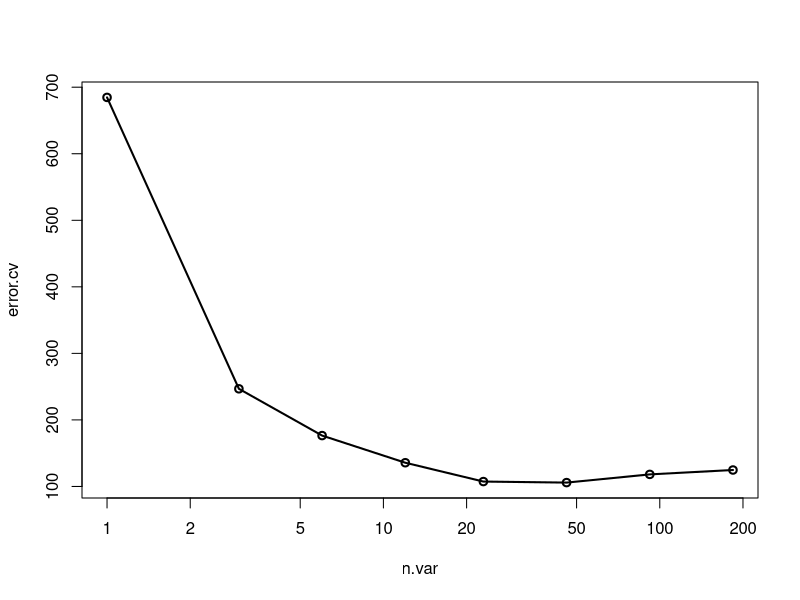
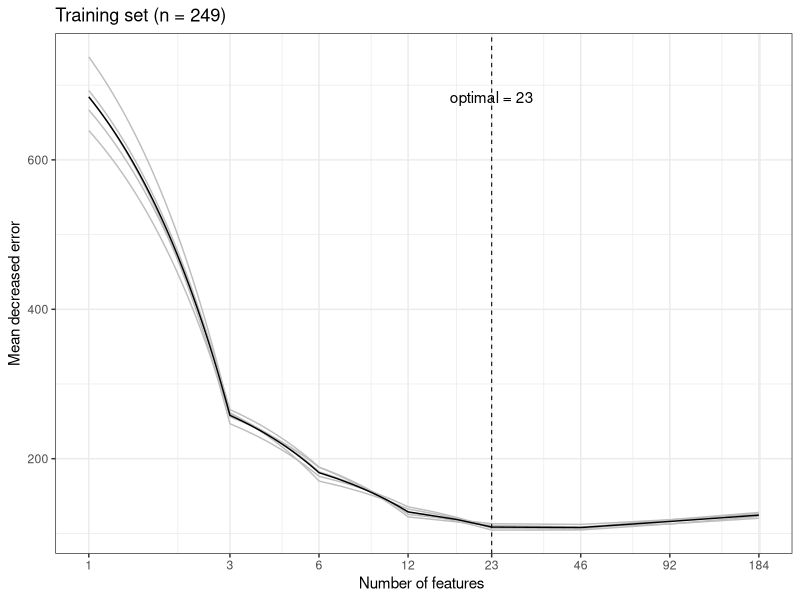
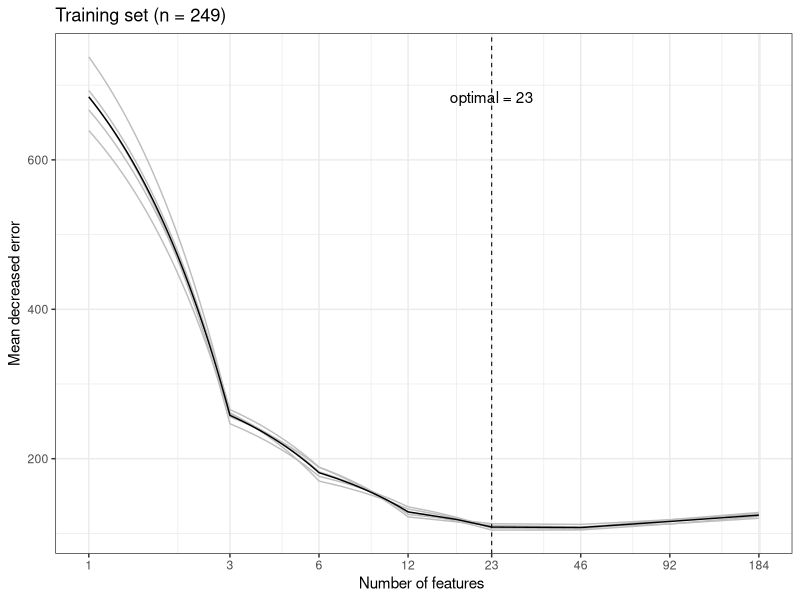

Write the R code that produced these figures, in order. (Note: this script raises an error after producing the figures.)
## ---- chunk 1
knitr::opts_chunk$set(echo = TRUE)
## ---- chunk 2
# 读取实验设计、和物种分类文件
tc_map = read.table("metadata.txt",header = T, row.names = 1)
tc_map$genotype = as.factor(tc_map$genotype)
# 物种分类文件，由qiime summarize_taxa.py生成，详见扩增子分析流程系列
# 本研究以纲水平进行训练，其实各层面都可以，具体那个层面最优，需要逐个测试寻找。推荐纲、科，不建议用OTU，差异过大
otu_table =read.table("otu_table_tax_L3.txt",header = T, row.names = 1)
# 筛选品种作为训练集
sub_map = tc_map[tc_map$genotype %in% c("A50"),] # ,"IR24"
# 筛选OTU
idx = rownames(sub_map) %in% colnames(otu_table)
sub_map = sub_map[idx,]
sub_otu = otu_table[, rownames(sub_map)] 
## ---- chunk 3
package_list <- c("randomForest","ggplot2","pheatmap")
# 判断R包加载是否成功来决定是否安装后再加载
for(p in package_list){
  if(!suppressWarnings(suppressMessages(require(p, character.only = TRUE, quietly = TRUE, warn.conflicts = FALSE)))){
    install.packages(p, repos=site)
    suppressWarnings(suppressMessages(library(p, character.only = TRUE, quietly = TRUE, warn.conflicts = FALSE)))
  }
}
library(randomForest)
set.seed(315)
rf = randomForest(t(sub_otu), sub_map$day, importance=TRUE, proximity=TRUE, ntree = 1000)
print(rf)
## ---- chunk 4
set.seed(315) # 随机数据保证结果可重复，必须
# rfcv是随机森林交叉验证函数：Random Forest Cross Validation
result = rfcv(t(sub_otu), sub_map$day, cv.fold=5)
# 查看错误率表，23时错误率最低，为最佳模型
result$error.cv
# 绘制验证结果 
with(result, plot(n.var, error.cv, log="x", type="o", lwd=2))
## ---- chunk 5
## 建立数据框保存多次结果
error.cv0 = data.frame(num = result$n.var, error.1 =  result$error.cv)
## 指定随机数循环5次
for (i in 1:(1+4)){
  print(i)
  set.seed(i)
  result= rfcv(t(sub_otu), sub_map$day, cv.fold=5) #  scale = "log", step = 0.9
  error.cv0 = cbind(error.cv0, result$error.cv)
}
error.cv0 
## ---- chunk 6
# 提取x轴标签
n.var = error.cv0$num
# 提取y轴数据+标签
error.cv = error.cv0[,2:6]
colnames(error.cv) = paste('err',1:5,sep='.')
# 添加均值
err.mean = apply(error.cv,1,mean)
# 合并新的数据库，x+error+mean
allerr = data.frame(num=n.var,err.mean=err.mean,error.cv)
# number of otus selected 人为在图中观察的结果，30几乎为最低，且数量可接受
optimal = 23

# 图1：机器学习结果交叉验证图，选择Top features
# 图中 + 5条灰色拆线+1条黑色均值拆线+一条最优垂线+X轴对数变换
write.table(allerr, file = "rfcv.txt", sep = "\t", quote = F, row.names = T, col.names = T)

p = ggplot() + # 开始绘图
  geom_line(aes(x = allerr$num, y = allerr$err.1), colour = 'grey') + # 5次验证灰线 
  geom_line(aes(x = allerr$num, y = allerr$err.2), colour = 'grey') + 
  geom_line(aes(x = allerr$num, y = allerr$err.3), colour = 'grey') + 
  geom_line(aes(x = allerr$num, y = allerr$err.4), colour = 'grey') + 
  geom_line(aes(x = allerr$num, y = allerr$err.5), colour = 'grey') + 
  geom_line(aes(x = allerr$num, y = allerr$err.mean), colour = 'black') + # 均值黑线
  geom_vline(xintercept = optimal, colour='black', lwd=0.36, linetype="dashed") + # 最优垂线
  coord_trans(x = "log2") + # X轴对数变换和刻度
  scale_x_continuous(breaks = sort(error.cv0$num)) + # , max(allerr$num)
  labs(title=paste('Training set (n = ', dim(t(sub_otu))[1],')', sep = ''), 
       x='Number of features ', y='Mean decreased error') + 
  annotate("text", x = optimal, y = max(allerr$err.mean), label=paste("optimal = ", optimal, sep="")) + theme_bw()
p  
ggsave(p, file = "rfcv.pdf", width = 89, height = 59, unit = 'mm')
## ---- chunk 7
imp= as.data.frame(rf$importance)
imp = imp[order(imp[,1],decreasing = T),]
head(imp,n=10)
write.table(imp,file = "importance_class.txt",quote = F,sep = '\t', row.names = T, col.names = T)
# 简单可视化
# varImpPlot(rf, main = "Top 10 - Feature OTU importance",n.var = 9, bg = par("bg"),
#            color = par("fg"), gcolor = par("fg"), lcolor = "gray" )
## ---- chunk 8
# 读取所有feature贡献度
imp = read.table("importance_class.txt", header=T, row.names= 1, sep="\t") 
# 分析选择top23分组效果最好
imp = head(imp, n=23)
# 反向排序X轴，让柱状图从上往下画
imp = imp[order(1:23,decreasing = T),]

# imp物种名分解，提纲作为名称，门作为注释
# 去除公共部分
imp$temp = gsub("k__Bacteria;p__","",rownames(imp),perl=TRUE) 
# 提取门名称
# 删除；后面的内容
imp$phylum = gsub(";.+","",imp$temp, perl=TRUE)
# 删除带中括号的名称
imp$phylum = gsub("[\\[\\]]+","",imp$phylum,perl=TRUE) 
# 提取纲名称
imp$class = gsub("[\\w\\[\\];_]+;c__","",imp$temp,perl=TRUE)  
imp$class = gsub("[\\[\\]]+","",imp$class,perl=TRUE)
# 添加纲level保持队形
imp$class=factor(imp$class,levels = imp$class)

# 图1. 绘制物种类型种重要性柱状图
library(ggplot2)
p=ggplot(data = imp, mapping = aes(x=class,y=X.IncMSE,fill=phylum)) + 
  geom_bar(stat="identity")+coord_flip()+theme_bw()
p
ggsave(paste("rf_imp_feature",".pdf", sep=""), p, width = 8, height =4)
## ---- chunk 9
# 加载热图绘制包
library(pheatmap)
# 数据筛选23个feature展示
sub_abu = sub_otu[rownames(imp),]
# 简化行名
rownames(sub_abu) = imp$class

# 直接自动聚类出图
pheatmap(sub_abu, scale = "row")

# 按时间为组合并均值
sampFile = as.data.frame(sub_map$day2,row.names = row.names(sub_map))
colnames(sampFile)[1] = "group"
mat_t = t(sub_abu)
mat_t2 = merge(sampFile, mat_t, by="row.names")
mat_t2 = mat_t2[,-1]
mat_mean = aggregate(mat_t2[,-1], by=mat_t2[1], FUN=mean) # mean
otu_norm_group = do.call(rbind, mat_mean)[-1,]
colnames(otu_norm_group) = mat_mean$group
pheatmap(otu_norm_group,scale="row",cluster_cols = F, cluster_rows = T)
pheatmap(otu_norm_group, scale = "row", filename = "heatmap_groups.pdf", width = 5, height = 5)
## ---- chunk 10
# 模型评估
train.p = predict(rf, type = "response")
df = data.frame(observed = sub_map$day, predict = train.p)
# 保存预测结果与真实结果比较
write.table(df,file = "train_predict.txt",quote = F,sep = '\t', row.names = T, col.names = T)
cor = cor.test(df[,1], df[,2], method = "spearman") # spearman or pearson
m = lm(observed ~ predict, df)

p = ggplot(df, aes(predict, observed)) +
  geom_point() +
  geom_smooth(method = "lm") +
  labs(title = paste("rho = " , round(cor$estimate, digits = 3), ", P = " , signif(cor$p.value, digits = 3), ", R2 = ", round(summary(m)$r.squared, digits = 3) , sep = "")) +
  theme_bw()
p
ggsave(paste("train_predict.pdf", sep=""), p, width = 4, height = 2.5)
## ---- chunk 11

## 预测验证集
test_map = tc_map[tc_map$genotype %in% c("IR24"),]
# 筛选OTU
idx = rownames(test_map) %in% colnames(otu_table)
test_map = test_map[idx,]
test_otu = otu_table[, rownames(test_map)]   

test.p = predict(rf, t(test_otu), type = "response")

df = data.frame(observed = test_map$day, predict = test.p)
# 保存预测结果与真实结果比较
write.table(df,file = "test_predict.txt",quote = F,sep = '\t', row.names = T, col.names = T)

cor = cor.test(df[,1], df[,2], method = "spearman")
m = lm(observed ~ predict, df)

p = ggplot(df, aes(predict, observed)) +
  geom_point() +
  geom_smooth(method = "lm") +
  labs(title = paste("rho = " , round(cor$estimate, digits = 3), ", P = " , signif(cor$p.value, digits = 3), ", R2 = ", round(summary(m)$r.squared, digits = 3) , sep = "")) +
  theme_bw()
p
ggsave(paste("test_predict.pdf", sep=""), p, width = 4, height = 2.5)

